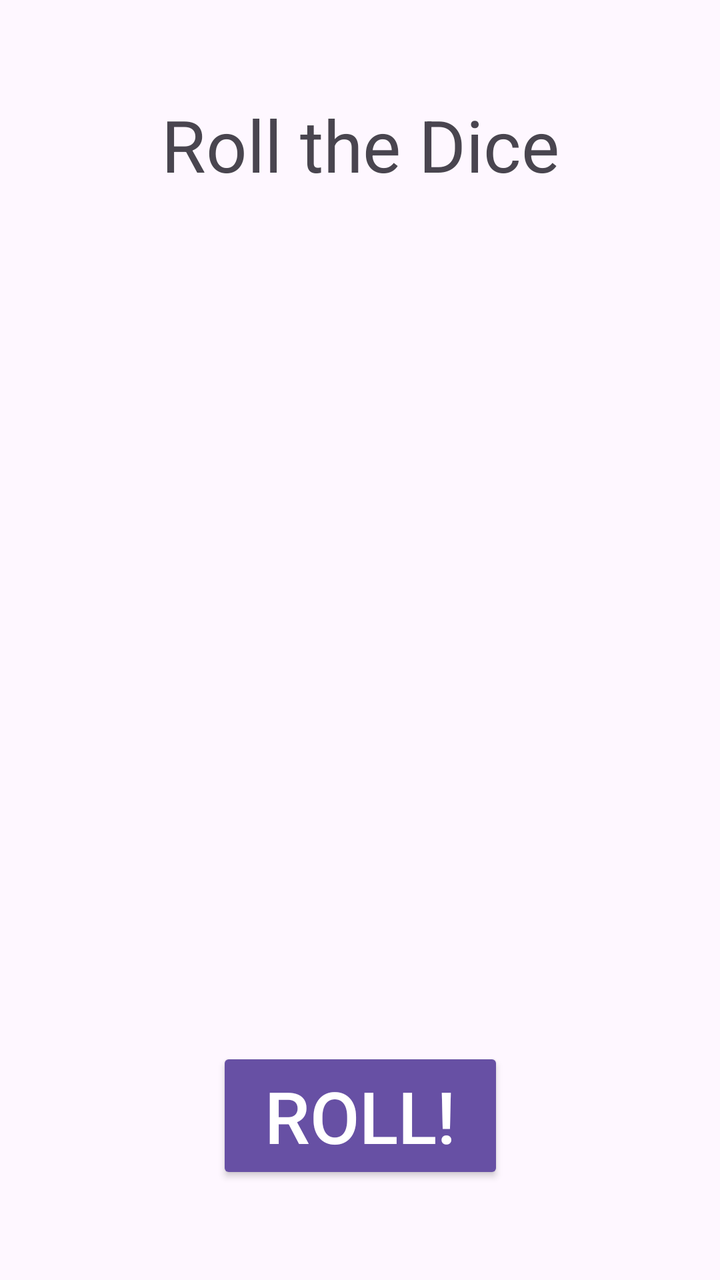
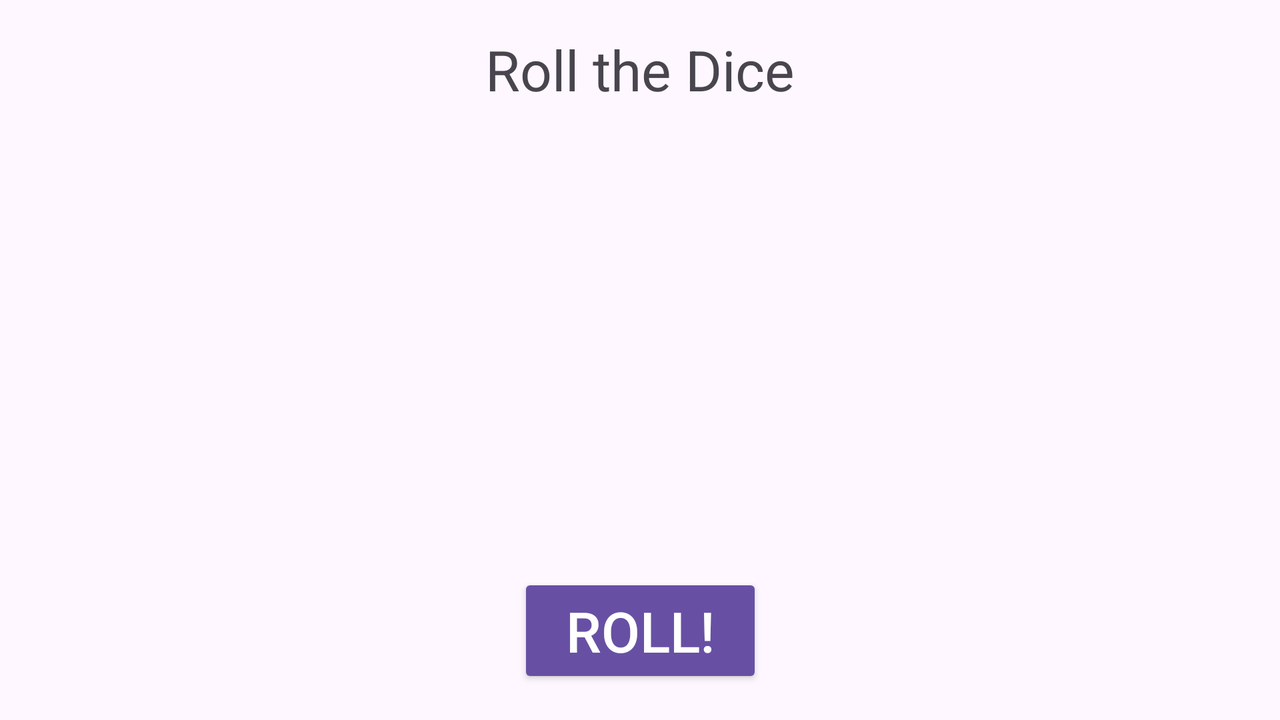

One screen, two layout resources from the same app: the default and the repository's alternative for another configuration. Each is rendered where Android would select it; the XML of both is given below.
<!-- AndroidManifest.xml: application theme Theme.Homework2_1 -->
<!-- res/layout/activity_dice.xml -->
<?xml version="1.0" encoding="utf-8"?>
<androidx.constraintlayout.widget.ConstraintLayout xmlns:android="http://schemas.android.com/apk/res/android"
    xmlns:app="http://schemas.android.com/apk/res-auto"
    xmlns:tools="http://schemas.android.com/tools"
    android:layout_width="match_parent"
    android:layout_height="match_parent"
    tools:context=".DiceActivity">

    <TextView
        android:id="@+id/headline"
        android:layout_width="wrap_content"
        android:layout_height="wrap_content"
        android:layout_marginTop="@dimen/headline_margin"
        android:layout_marginBottom="@dimen/headline_margin"
        android:text="@string/roll_the_dice"
        android:textSize="36sp"
        app:layout_constraintEnd_toEndOf="parent"
        app:layout_constraintStart_toStartOf="parent"
        app:layout_constraintTop_toTopOf="parent" />

    <ImageView
        android:id="@+id/die1"
        android:layout_width="@dimen/die_dimen"
        android:layout_height="@dimen/die_dimen"
        android:layout_marginTop="48dp"
        android:src="@drawable/die_6"
        app:layout_constraintEnd_toStartOf="@+id/die2"
        app:layout_constraintStart_toStartOf="parent"
        app:layout_constraintTop_toBottomOf="@+id/headline"
        tools:ignore="ContentDescription" />

    <ImageView
        android:id="@+id/die2"
        android:layout_width="@dimen/die_dimen"
        android:layout_height="@dimen/die_dimen"
        android:src="@drawable/die_6"
        app:layout_constraintEnd_toStartOf="@+id/die3"
        app:layout_constraintStart_toEndOf="@+id/die1"
        app:layout_constraintTop_toTopOf="@+id/die1"
        tools:ignore="ContentDescription" />

    <ImageView
        android:id="@+id/die3"
        android:layout_width="@dimen/die_dimen"
        android:layout_height="@dimen/die_dimen"
        android:src="@drawable/die_6"
        app:layout_constraintEnd_toEndOf="parent"
        app:layout_constraintStart_toEndOf="@+id/die2"
        app:layout_constraintTop_toTopOf="@+id/die2"
        tools:ignore="ContentDescription" />

    <ImageView
        android:id="@+id/die4"
        android:layout_width="@dimen/die_dimen"
        android:layout_height="@dimen/die_dimen"
        android:layout_marginTop="@dimen/dice_vertical_margin"
        android:src="@drawable/die_6"
        app:layout_constraintEnd_toEndOf="@+id/die2"
        app:layout_constraintStart_toStartOf="@id/die1"
        app:layout_constraintTop_toBottomOf="@+id/die1"
        tools:ignore="ContentDescription" />

    <ImageView
        android:id="@+id/die5"
        android:layout_width="@dimen/die_dimen"
        android:layout_height="@dimen/die_dimen"
        android:src="@drawable/die_6"
        app:layout_constraintEnd_toEndOf="@+id/die3"
        app:layout_constraintStart_toStartOf="@+id/die2"
        app:layout_constraintTop_toTopOf="@+id/die4"
        tools:ignore="ContentDescription" />

    <Button
        android:id="@+id/rollButton"
        style="@style/Widget.AppCompat.Button.Colored"
        android:layout_width="wrap_content"
        android:layout_height="wrap_content"
        android:layout_marginBottom="48dp"
        android:text="@string/roll"
        android:textSize="36sp"
        app:layout_constraintBottom_toBottomOf="parent"
        app:layout_constraintEnd_toEndOf="parent"
        app:layout_constraintStart_toStartOf="parent" />

</androidx.constraintlayout.widget.ConstraintLayout>
<!-- resources referenced by this layout -->
<resources>
  <dimen name="dice_vertical_margin">48dp</dimen>
  <dimen name="die_dimen">80dp</dimen>
  <dimen name="headline_margin">48dp</dimen>
  <!-- drawable die_6 (drawable-night) -->
  <vector xmlns:android="http://schemas.android.com/apk/res/android"
      android:width="24dp"
      android:height="24dp"
      android:viewportWidth="50"
      android:viewportHeight="50">
      
      <path
          android:fillColor="#E8E8E8"
          android:pathData="M42.21,0L7.79,0A7.82,7.82 0,0 0,0 7.79L0,42.21A7.82,7.82 0,0 0,7.79 50L42.21,50A7.82,7.82 0,0 0,50 42.21L50,7.79A7.82,7.82 0,0 0,42.21 0Z" />
      
      <path
          android:fillColor="#333399"
          android:pathData="M14.41,45.23a5.36,5.36 0,1 1,5.36 -5.35A5.35,5.35 0,0 1,14.41 45.23ZM14.41,30.35A5.35,5.35 0,1 1,19.77 25,5.34 5.34,0 0,1 14.41,30.35ZM14.41,15.48a5.36,5.36 0,1 1,5.36 -5.36A5.35,5.35 0,0 1,14.41 15.48ZM36.48,45.23a5.36,5.36 0,1 1,5.35 -5.35A5.36,5.36 0,0 1,36.48 45.23ZM36.48,30.35A5.35,5.35 0,1 1,41.83 25,5.35 5.35,0 0,1 36.48,30.35ZM36.48,15.48a5.36,5.36 0,1 1,5.35 -5.36A5.36,5.36 0,0 1,36.48 15.48Z" />
  </vector>
  <string name="roll">Roll!</string>
  <string name="roll_the_dice">Roll the Dice</string>
  <style name="Theme.Homework2_1" parent="Base.Theme.Homework2_1" />
  <style name="Base.Theme.Homework2_1" parent="Theme.Material3.DayNight.NoActionBar">
          
          
      </style>
</resources>
<!-- res/layout-land/activity_dice.xml (the repository's variant of the layout above) -->
<!-- drawn on the phone turned sideways -->
<?xml version="1.0" encoding="utf-8"?>
<androidx.constraintlayout.widget.ConstraintLayout xmlns:android="http://schemas.android.com/apk/res/android"
    xmlns:app="http://schemas.android.com/apk/res-auto"
    xmlns:tools="http://schemas.android.com/tools"
    android:layout_width="match_parent"
    android:layout_height="match_parent"
    tools:context=".DiceActivity">

    <TextView
        android:id="@+id/headline"
        android:layout_width="wrap_content"
        android:layout_height="wrap_content"
        android:layout_marginTop="16dp"
        android:text="@string/roll_the_dice"
        android:textSize="28sp"
        app:layout_constraintEnd_toEndOf="parent"
        app:layout_constraintStart_toStartOf="parent"
        app:layout_constraintTop_toTopOf="parent" />

    <ImageView
        android:id="@+id/die1"
        android:layout_width="@dimen/die_dimen"
        android:layout_height="@dimen/die_dimen"
        android:src="@drawable/die_6"
        app:layout_constraintBottom_toTopOf="@+id/rollButton"
        app:layout_constraintEnd_toStartOf="@+id/die2"
        app:layout_constraintHorizontal_chainStyle="spread"
        app:layout_constraintStart_toStartOf="parent"
        app:layout_constraintTop_toBottomOf="@+id/headline"
        tools:ignore="ContentDescription" />

    <ImageView
        android:id="@+id/die2"
        android:layout_width="@dimen/die_dimen"
        android:layout_height="@dimen/die_dimen"
        android:src="@drawable/die_6"
        app:layout_constraintBottom_toBottomOf="@+id/die1"
        app:layout_constraintEnd_toStartOf="@+id/die3"
        app:layout_constraintStart_toEndOf="@+id/die1"
        app:layout_constraintTop_toTopOf="@+id/die1"
        tools:ignore="ContentDescription" />

    <ImageView
        android:id="@+id/die3"
        android:layout_width="@dimen/die_dimen"
        android:layout_height="@dimen/die_dimen"
        android:src="@drawable/die_6"
        app:layout_constraintBottom_toBottomOf="@+id/die1"
        app:layout_constraintEnd_toStartOf="@+id/die4"
        app:layout_constraintStart_toEndOf="@+id/die2"
        app:layout_constraintTop_toTopOf="@+id/die1"
        tools:ignore="ContentDescription" />

    <ImageView
        android:id="@+id/die4"
        android:layout_width="@dimen/die_dimen"
        android:layout_height="@dimen/die_dimen"
        android:src="@drawable/die_6"
        app:layout_constraintBottom_toBottomOf="@+id/die1"
        app:layout_constraintEnd_toStartOf="@+id/die5"
        app:layout_constraintStart_toEndOf="@+id/die3"
        app:layout_constraintTop_toTopOf="@+id/die1"
        tools:ignore="ContentDescription" />

    <ImageView
        android:id="@+id/die5"
        android:layout_width="@dimen/die_dimen"
        android:layout_height="@dimen/die_dimen"
        android:src="@drawable/die_6"
        app:layout_constraintBottom_toBottomOf="@+id/die1"
        app:layout_constraintEnd_toEndOf="parent"
        app:layout_constraintStart_toEndOf="@+id/die4"
        app:layout_constraintTop_toTopOf="@+id/die1"
        tools:ignore="ContentDescription" />

    <Button
        android:id="@+id/rollButton"
        style="@style/Widget.AppCompat.Button.Colored"
        android:layout_width="wrap_content"
        android:layout_height="wrap_content"
        android:layout_marginBottom="16dp"
        android:text="@string/roll"
        android:textSize="28sp"
        app:layout_constraintBottom_toBottomOf="parent"
        app:layout_constraintEnd_toEndOf="parent"
        app:layout_constraintStart_toStartOf="parent" />

</androidx.constraintlayout.widget.ConstraintLayout>
<!-- resources referenced by the variant -->
<!-- as the phone turned sideways resolves them -->
<resources>
  <dimen name="die_dimen">80dp</dimen>
  <!-- drawable die_6 (drawable-night) -->
  <vector xmlns:android="http://schemas.android.com/apk/res/android"
      android:width="24dp"
      android:height="24dp"
      android:viewportWidth="50"
      android:viewportHeight="50">
      
      <path
          android:fillColor="#E8E8E8"
          android:pathData="M42.21,0L7.79,0A7.82,7.82 0,0 0,0 7.79L0,42.21A7.82,7.82 0,0 0,7.79 50L42.21,50A7.82,7.82 0,0 0,50 42.21L50,7.79A7.82,7.82 0,0 0,42.21 0Z" />
      
      <path
          android:fillColor="#333399"
          android:pathData="M14.41,45.23a5.36,5.36 0,1 1,5.36 -5.35A5.35,5.35 0,0 1,14.41 45.23ZM14.41,30.35A5.35,5.35 0,1 1,19.77 25,5.34 5.34,0 0,1 14.41,30.35ZM14.41,15.48a5.36,5.36 0,1 1,5.36 -5.36A5.35,5.35 0,0 1,14.41 15.48ZM36.48,45.23a5.36,5.36 0,1 1,5.35 -5.35A5.36,5.36 0,0 1,36.48 45.23ZM36.48,30.35A5.35,5.35 0,1 1,41.83 25,5.35 5.35,0 0,1 36.48,30.35ZM36.48,15.48a5.36,5.36 0,1 1,5.35 -5.36A5.36,5.36 0,0 1,36.48 15.48Z" />
  </vector>
  <string name="roll">Roll!</string>
  <string name="roll_the_dice">Roll the Dice</string>
  <style name="Theme.Homework2_1" parent="Base.Theme.Homework2_1" />
  <style name="Base.Theme.Homework2_1" parent="Theme.Material3.DayNight.NoActionBar">
          
          
      </style>
</resources>
